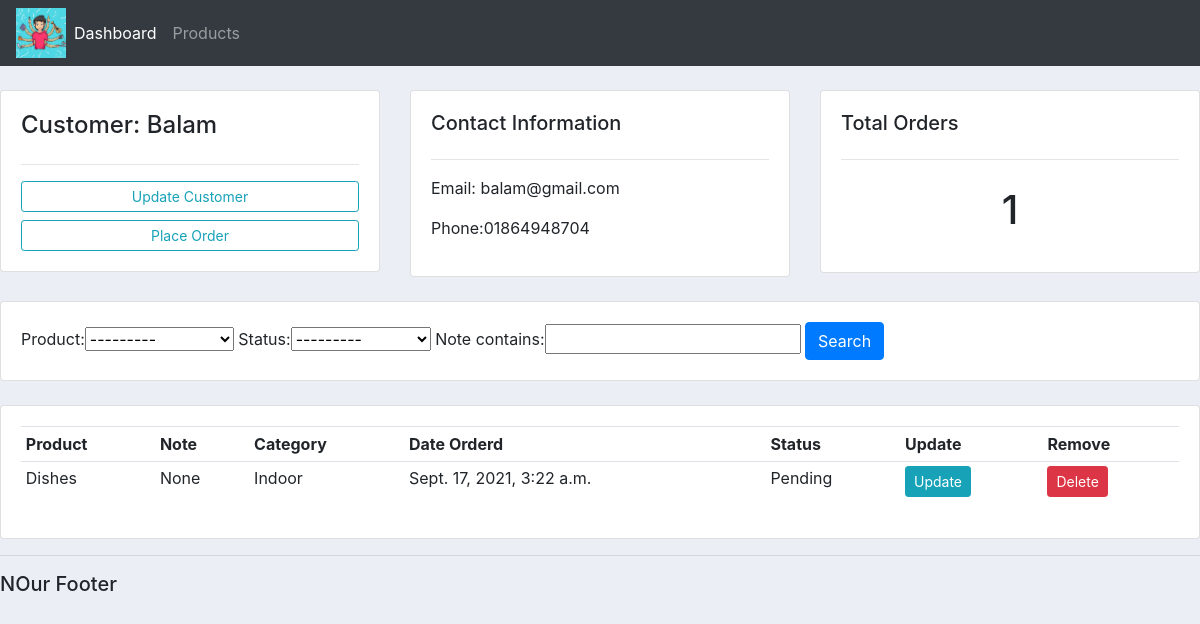
/customer/3/, run on an earlier commit of the app's database.
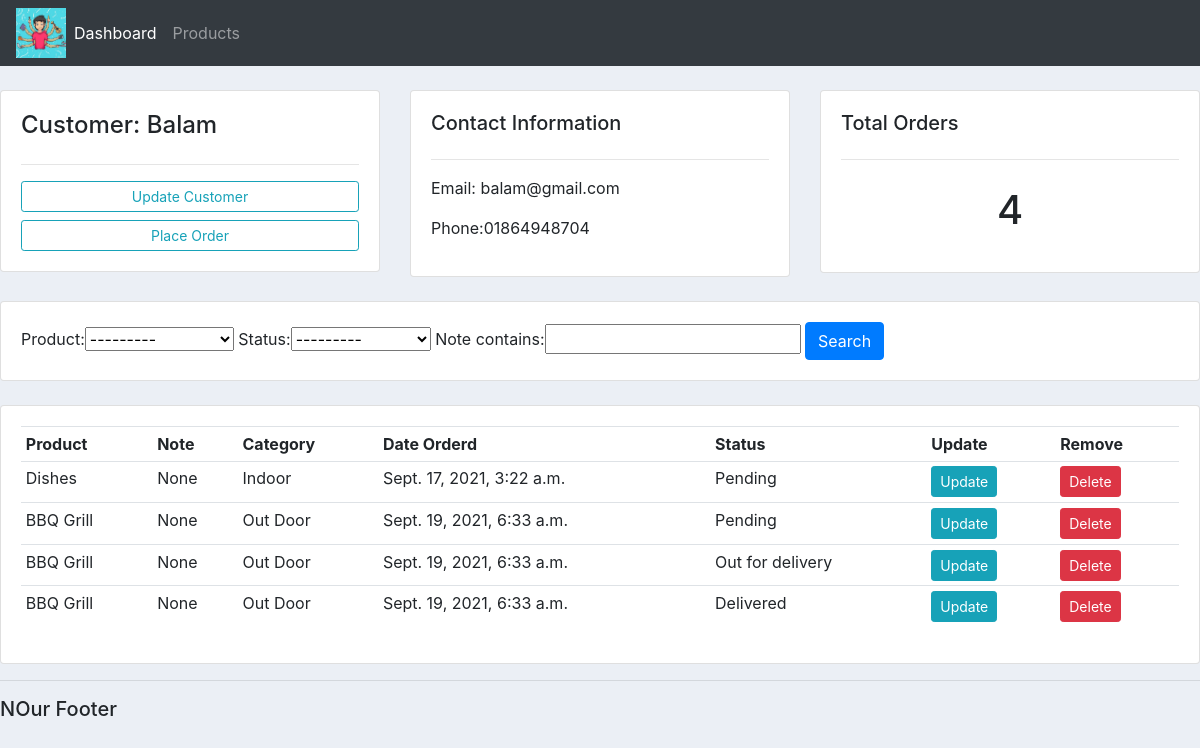
And on a later commit of the database.
### accounts/models.py (models this page shows, shortened)
class Order(models.Model):
    STATUS = (
                ('Pending' , 'Pending'),
                ('Out for delivery', 'Out for delivery'),
                ('Delivered', 'Delivered'),
             )
    customer = models.ForeignKey(Customer, null = True , on_delete = models.SET_NULL)
    product = models.ForeignKey(Product, null = True , on_delete = models.SET_NULL)
    date_created =  models.DateTimeField(auto_now_add= True)
    status = models.CharField(max_length = 200, null = True, choices = STATUS)
    note = models.CharField(max_length = 1000, null = True)

class Product(models.Model):
    CATEGORY = (
                ('Indoor', 'Indoor'),
                ('Out Door', 'Out Door'),
                )
    name = models.CharField(max_length=200)
    price = models.FloatField(null = True)
    category = models.CharField(max_length=200, null = True, choices = CATEGORY)
    description = models.CharField(max_length=200, null = True, blank = True)
    date_created =  models.DateTimeField(auto_now_add= True)
    tags = models.ManyToManyField(Tag)
    def __str__(self):
        return self.name

### accounts/views.py (the view)
# urls.py: path('customer/<str:pk_test>/', views.customer, name="customer"),
def customer(request, pk_test):
	customer = Customer.objects.get(id=pk_test)
	orders = customer.order_set.all()
	order_count = orders.count()
	myFilter = OrderFilter(request.GET, queryset=orders)
	orders = myFilter.qs
	context = {'customer':customer, 'orders':orders, 'order_count':order_count,
	'myFilter':myFilter}
	return render(request, 'accounts/customer.html',context)

### accounts/templates/accounts/customer.html
{% extends 'accounts/main.html' %}
{% block content %}
<br>
<div class="row">
<div class="col-md">
  <div class="card card-body">
    <h4>Customer: {{customer.name}}</h4>
    <hr>
    <a class="btn btn-outline-info  btn-sm btn-block" href="">Update Customer</a>
    <a class="btn btn-outline-info  btn-sm btn-block" href="{% url 'create_order' customer.id %}">Place Order</a>
  </div>
</div>
<div class="col-md">
  <div class="card card-body">
    <h5>Contact Information</h5>
    <hr>
    <p>Email: {{customer.email}}</p>
    <p>Phone:{{customer.phone}} </p>
  </div>
</div>
<div class="col-md">
  <div class="card card-body">
    <h5>Total Orders</h5>
    <hr>
    <h1 style="text-align: center;padding: 10px">{{order_count}}</h1>
  </div>
</div>
</div>
<br>
<div class="row">
<div class="col">
  <div class="card card-body">
    <form method="get">
      {{myFilter.form}}
      <button class="btn btn-primary" type="submit">Search</button>
    </form>
  </div>
</div>
</div>
<br>
<div class="row">
<div class="col-md">
  <div class="card card-body">
    <table class="table table-sm">
      <tr>
        <th>Product</th>
        <th>Note</th>
        <th>Category</th>
        <th>Date Orderd</th>
        <th>Status</th>
        <th>Update</th>
        <th>Remove</th>
      </tr>
      {% for order in orders %}
      <tr>
        <td>{{order.product}}</td>
        <td>{{order.note}}</td>
        <td>{{order.product.category}}</td>
        <td>{{order.date_created}}</td>
        <td>{{order.status}}</td>
        <td><a  class="btn btn-sm btn-info"  href="{% url 'update_order' order.id %}">Update</a></td>
        <td><a  class="btn btn-sm btn-danger"  href="{% url 'delete_order' order.id %}">Delete</a></td>
      </tr>
      {% endfor %}
    </table>
  </div>
</div>
</div>
{% endblock %}

What changed in the data, as far as the page shows it:
added Order: product "BBQ Grill", note "None", product.category "Out Door", date_created "Sept. 19, 2021, 6:33 a.m.", status "Pending"
added Order: product "BBQ Grill", note "None", product.category "Out Door", date_created "Sept. 19, 2021, 6:33 a.m.", status "Out for delivery"
added Order: product "BBQ Grill", note "None", product.category "Out Door", date_created "Sept. 19, 2021, 6:33 a.m.", status "Delivered"
Also different on the page:
{{ order_count }}: "1" → "4"
